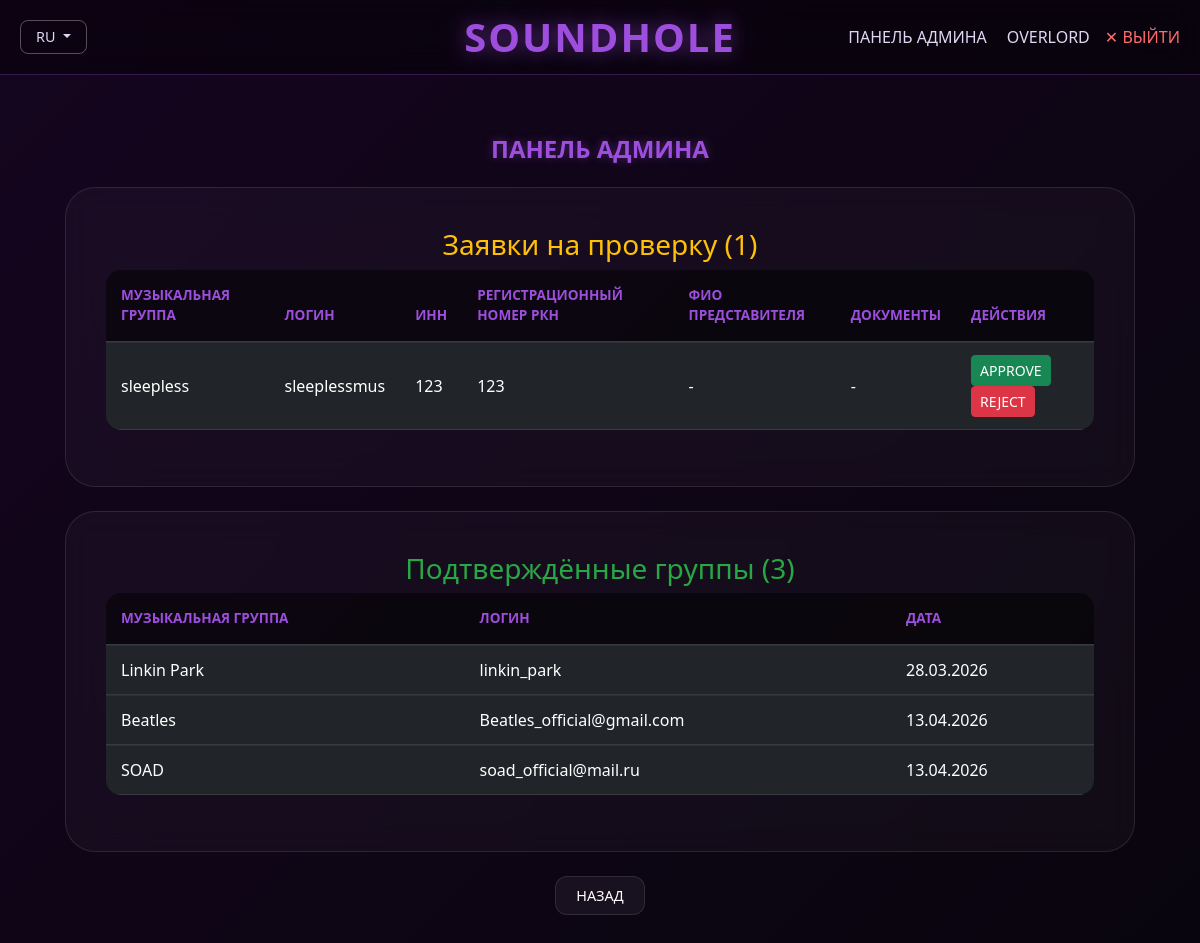
The app's page /developers (signed in), older data.
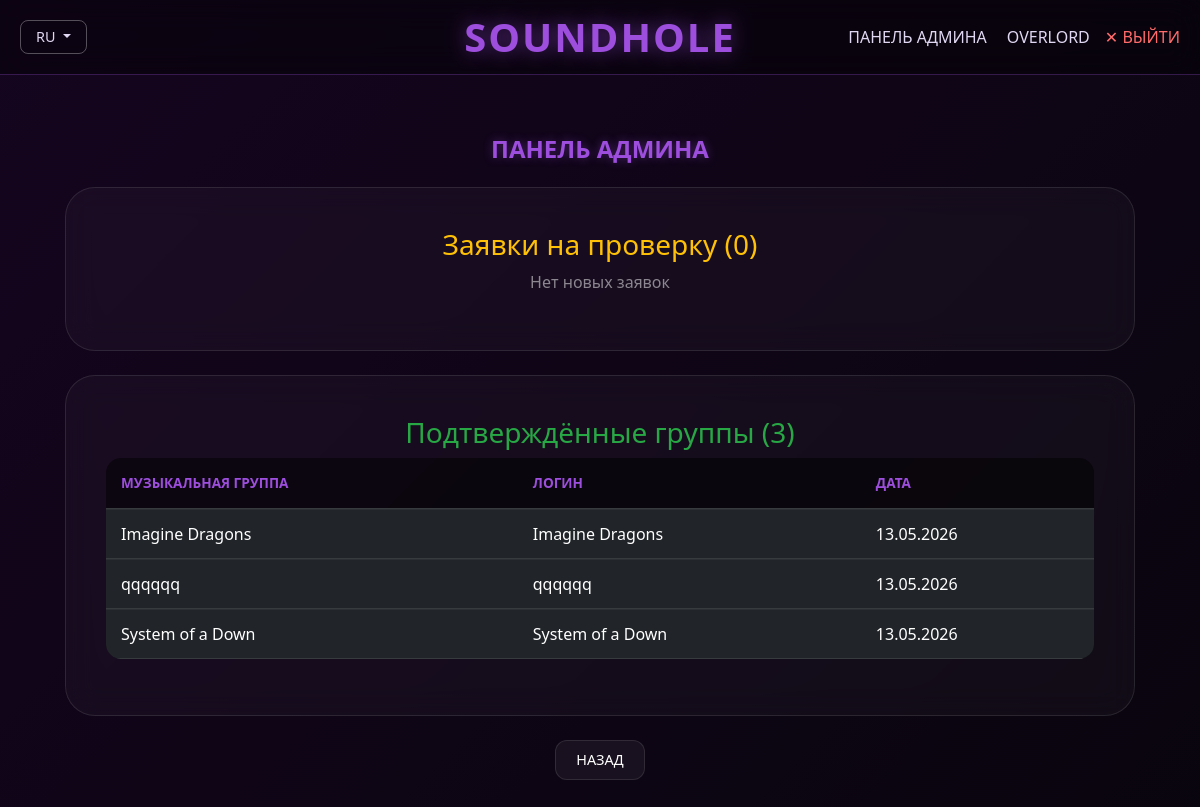
The same page, newer data.
### backend/database/models/users_model.py (models this page shows, shortened)
class UserModel(SqlAlchemyBase):
    __tablename__ = 'users'
    id = sqlalchemy.Column(
        sqlalchemy.Integer, primary_key=True, autoincrement=True)
    username = sqlalchemy.Column(
        sqlalchemy.String, index=True, unique=True, nullable=True)
    name = sqlalchemy.Column(sqlalchemy.String, nullable=True)
    about = sqlalchemy.Column(sqlalchemy.String, nullable=True)
    email = sqlalchemy.Column(
        sqlalchemy.String, index=True, unique=True, nullable=True)
    role = sqlalchemy.Column(sqlalchemy.String, default='user')
    funds = sqlalchemy.Column(sqlalchemy.Integer, default=0)
    inn = sqlalchemy.Column(sqlalchemy.String, nullable=True)
    rkn_number = sqlalchemy.Column(sqlalchemy.String, nullable=True)
    docs_path = sqlalchemy.Column(sqlalchemy.String, nullable=True)
    rep_name = sqlalchemy.Column(sqlalchemy.String, nullable=True)
    rep_email = sqlalchemy.Column(sqlalchemy.String, nullable=True)
    status = sqlalchemy.Column(sqlalchemy.String, default='active')
    hashed_password = sqlalchemy.Column(sqlalchemy.String, nullable=True)
    created_date = sqlalchemy.Column(
        sqlalchemy.DateTime, default=datetime.datetime.now)
    band_page = orm.relationship(
        "BandPageModel", back_populates='band', uselist=False)

### app.py (the view)
@app.route('/developers')
def developers():
    if 'user' not in session or session.get('role') != 'admin':
        flash("Доступ только для разработчиков", "warning")
        return redirect(url_for('index'))
    db_sess = db_session.create_session()
    pending_bands = db_sess.query(UserModel).filter(
        UserModel.role == 'band',
        UserModel.status == 'pending'
    ).all()
    approved_bands = db_sess.query(UserModel).filter(
        UserModel.role == 'band',
        UserModel.status == 'active'
    ).all()
    db_sess.close()
    return render_template('developers.html',
                           pending_bands=pending_bands,
                           approved_bands=approved_bands)

### app.py (called while the page is built)
@app.context_processor
def inject_vars():
    lang = session.get('lang', 'ru')
    return dict(txt=TRANSLATIONS.get(lang, TRANSLATIONS['ru']), current_lang=lang)

### backend/database/db_session.py (called while the page is built)
def create_session() -> Session:
    global __factory
    return __factory()

### templates/developers.html
{% extends 'base.html' %}
{% block content %}
<div class="container">
    <h2 class="page-title mb-4 text-center">{{ txt.admin_panel }}</h2>
    <div class="custom-card mb-4">
        <h3 class="text-warning text-center">{{ txt.pending_apps }} ({{ pending_bands|length }})</h3>
        {% if pending_bands %}
            <div class="table-responsive">
                <table class="table table-dark">
                    <thead>
                        <tr>
                            <th>{{ txt.band }}</th>
                            <th>{{ txt.login_col }}</th>
                            <th>{{ txt.inn }}</th>
                            <th>{{ txt.rkn }}</th>
                            <th>{{ txt.rep_name }}</th>
                            <th>{{ txt.docs }}</th>
                            <th>{{ txt.actions }}</th>
                        </tr>
                    </thead>
                    <tbody>
                        {% for band in pending_bands %}
                        <tr>
                            <td>{{ band.name }}</td>
                            <td>{{ band.username }}</td>
                            <td>{{ band.inn or '-' }}</td>
                            <td>{{ band.rkn_number or '-' }}</td>
                            <td>{{ band.rep_name or '-' }}</td>
                            <td>
                                {% if band.docs_path %}
                                <a href="{{ band.docs_path }}" class="btn btn-sm btn-info" download>DOWNLOAD</a>
                                {% else %}-{% endif %}
                            </td>
                            <td>
                                <a href="{{ url_for('approve_band', band_id=band.id) }}" class="btn btn-sm btn-success">APPROVE</a>
                                <a href="{{ url_for('reject_band', band_id=band.id) }}" class="btn btn-sm btn-danger">REJECT</a>
                            </td>
                        </tr>
                        {% endfor %}
                    </tbody>
                </table>
            </div>
        {% else %}
            <p class="text-white-50 text-center">{{ txt.no_pending }}</p>
        {% endif %}
    </div>
    <div class="custom-card">
        <h3 class="text-success text-center">{{ txt.approved_bands }} ({{ approved_bands|length }})</h3>
        {% if approved_bands %}
            <div class="table-responsive">
                <table class="table table-dark">
                    <thead>
                        <tr>
                            <th>{{ txt.band }}</th>
                            <th>{{ txt.login_col }}</th>
                            <th>{{ txt.date }}</th>
                        </tr>
                    </thead>
                    <tbody>
                        {% for band in approved_bands %}
                        <tr>
                            <td>{{ band.name }}</td>
                            <td>{{ band.username }}</td>
                            <td>{{ band.created_date.strftime('%d.%m.%Y') if band.created_date else '-' }}</td>
                        </tr>
                        {% endfor %}
                    </tbody>
                </table>
            </div>
        {% else %}
            <p class="text-white-50 text-center">{{ txt.no_approved }}</p>
        {% endif %}
    </div>
    <div class="mt-4 text-center">
        <a href="{{ url_for('index') }}" class="btn-back">{{ txt.back }}</a>
    </div>
</div>
{% endblock %}

### templates/base.html (shortened to what this page needs)
<!DOCTYPE html>
<html lang="{{ current_lang }}">
<head>
    <link href="https://cdn.jsdelivr.net/npm/bootstrap@5.3.0/dist/css/bootstrap.min.css" rel="stylesheet">
    <link rel="stylesheet" href="{{ url_for('static', filename='css/style.css') }}">
</head>
<body>
    <nav class="navbar navbar-expand-lg">
        <div class="container-fluid navbar-container">
            <div class="navbar-left">
                <div class="lang-dropdown">
                    <button class="btn-lang dropdown-toggle" type="button" data-bs-toggle="dropdown">
                        {{ current_lang|upper }}
                    </button>
                </div>
            </div>
            <div class="navbar-center">
                <a class="navbar-brand" href="{{ url_for('index') }}">SOUNDHOLE</a>
            </div>
            <div class="navbar-right">
                <div class="nav-items user-group">
                    {% if session.get('role') == 'admin' %}
                    <a class="nav-link admin-link" href="{{ url_for('developers') }}">{{ txt.admin_panel }}</a>
                    {% endif %}
                    {% if session.get('user_id') %}
                    <div class="user-actions">
                        <a class="nav-link profile-link" href="{{ url_for('account') }}">
                            {{ session['display_name'] }}
                        </a>
                        <a class="nav-link logout-link" href="{{ url_for('logout') }}">✕ {{ txt.logout }}</a>
                    </div>
                    {% else %}
                    <a class="nav-link login-link" href="{{ url_for('login') }}">{{ txt.login }}</a>
                    {% endif %}
                </div>
            </div>
        </div>
    </nav>
    <div class="main-content">
        {% block content %}{% endblock %}
    </div>
</body>
</html>

### static/css/style.css (style rules this page uses)
:root { --primary-purple: #9d4edd; --light-purple: #c77dff; --neon-blue: #00fffb; --bg-dark: #020205; --text-main: #e0d7f2; --glass-bg: rgba(255, 255, 255, 0.03); --glass-border: rgba(255, 255, 255, 0.1); }
* { box-sizing: border-box; }
body { margin: 0; min-height: 100vh; font-family: 'Segoe UI', sans-serif; background: linear-gradient(-45deg, #020205, #0d051a, #050508, #15051f); background-size: 400% 400%; animation: gradientBG 20s ease infinite; color: var(--text-main); overflow-x: hidden; }
.navbar { background: rgba(0, 0, 0, 0.4) !important; backdrop-filter: blur(15px); border-bottom: 1px solid rgba(157, 78, 221, 0.3); padding: 10px 0; position: sticky; top: 0; z-index: 1000; width: 100%; }
.navbar-container { display: flex; justify-content: space-between; align-items: center; padding: 10px 20px; width: 100%; box-sizing: border-box; position: relative; }
.navbar-left { z-index: 1001; display: flex; align-items: center; min-width: 150px; }
.navbar-center { position: absolute; left: 50%; transform: translateX(-50%); z-index: 1000; text-align: center; }
.navbar-brand { font-size: 2.5rem; font-weight: 900; color: var(--primary-purple); text-shadow: 0 0 20px rgba(157, 78, 221, 0.6); text-decoration: none; white-space: nowrap; margin: 0; letter-spacing: 2px; }
.navbar-right { z-index: 1001; display: flex; align-items: center; justify-content: flex-end; min-width: 150px; }
.nav-items { display: flex; align-items: center; gap: 20px; }
.user-actions { display: flex; align-items: center; gap: 15px; white-space: nowrap; }
.nav-link { color: var(--text-main) !important; transition: 0.3s; font-size: 1rem; text-decoration: none; display: inline-flex; align-items: center; }
.logout-link { color: #ff6b6b !important; }
.lang-dropdown { position: relative; display: inline-block; }
.btn-lang { background: transparent; border: 1px solid rgba(255, 255, 255, 0.3); color: var(--text-main); padding: 5px 15px; border-radius: 8px; font-size: 0.9rem; transition: 0.3s; cursor: pointer; }
.main-content { min-height: calc(100vh - 80px); display: flex; flex-direction: column; align-items: center; justify-content: flex-start; padding: 40px 20px 80px 20px; width: 100%; box-sizing: border-box; }
.container { width: 100%; max-width: 1100px; padding: 0 15px; margin: 0 auto; }
@media (min-width: 769px) { .main-content { padding-top: 60px; } }
.btn-back { background: rgba(255, 255, 255, 0.05); color: white; padding: 8px 20px; border-radius: 12px; text-decoration: none; border: 1px solid rgba(255, 255, 255, 0.1); transition: 0.3s; display: inline-block; white-space: nowrap; font-size: 0.9rem; }
.custom-card { background: var(--glass-bg); backdrop-filter: blur(15px); border: 1px solid var(--glass-border); border-radius: 30px; padding: 40px; }
.page-title { font-size: 1.5rem; font-weight: 700; text-transform: uppercase; color: var(--primary-purple); text-shadow: 0 0 10px rgba(157, 78, 221, 0.4); }
.table-dark { background: rgba(0, 0, 0, 0.4); border-radius: 15px; overflow: hidden; color: var(--text-main); border-collapse: separate; border-spacing: 0; }
.table-dark th { color: var(--primary-purple); font-weight: 700; text-transform: uppercase; font-size: 0.85rem; background: rgba(0,0,0,0.2); padding: 15px; }
.table-dark td { vertical-align: middle; padding: 12px 15px; border-top: 1px solid rgba(255,255,255,0.05); }
.text-warning { color: #ffc107 !important; }
.text-success { color: #28a745 !important; }
.text-white-50 { color: rgba(255, 255, 255, 0.5) !important; }
.text-center { text-align: center !important; }
.mb-4 { margin-bottom: 1.5rem !important; }
.mt-4 { margin-top: 1.5rem !important; }

Row changes from the older to the newer data that the page shows:
removed UserModel: name "sleepless", username "sleeplessmus", inn "123", rkn_number "123", rep_name "-", shown under "Заявки на проверку (1)"
removed UserModel: name "Linkin Park", username "linkin_park", created_date "28.03.2026", shown under "Подтверждённые группы (3)"
removed UserModel: name "Beatles", username "Beatles_official@gmail.com", created_date "13.04.2026", shown under "Подтверждённые группы (3)"
removed UserModel: name "SOAD", username "soad_official@mail.ru", created_date "13.04.2026", shown under "Подтверждённые группы (3)"
added UserModel: name "Imagine Dragons", username "Imagine Dragons", created_date "13.05.2026", shown under "Подтверждённые группы (3)"
added UserModel: name "qqqqqq", username "qqqqqq", created_date "13.05.2026", shown under "Подтверждённые группы (3)"
now on this page (row edited): UserModel: name "System of a Down", username "System of a Down", created_date "13.05.2026", shown under "Подтверждённые группы (3)"
Text that changed along with them:
{{ pending_bands|length }}: "1" → "0"
{{ txt.no_pending }}: (not shown) → "Нет новых заявок"
{{ txt.band }}: "МУЗЫКАЛЬНАЯ ГРУППА" → (not shown)
{{ txt.login_col }}: "ЛОГИН" → (not shown)
{{ txt.inn }}: "ИНН" → (not shown)
{{ txt.rkn }}: "РЕГИСТРАЦИОННЫЙ НОМЕР РКН" → (not shown)
{{ txt.rep_name }}: "ФИО ПРЕДСТАВИТЕЛЯ" → (not shown)
{{ txt.docs }}: "ДОКУМЕНТЫ" → (not shown)
{{ txt.actions }}: "ДЕЙСТВИЯ" → (not shown)
